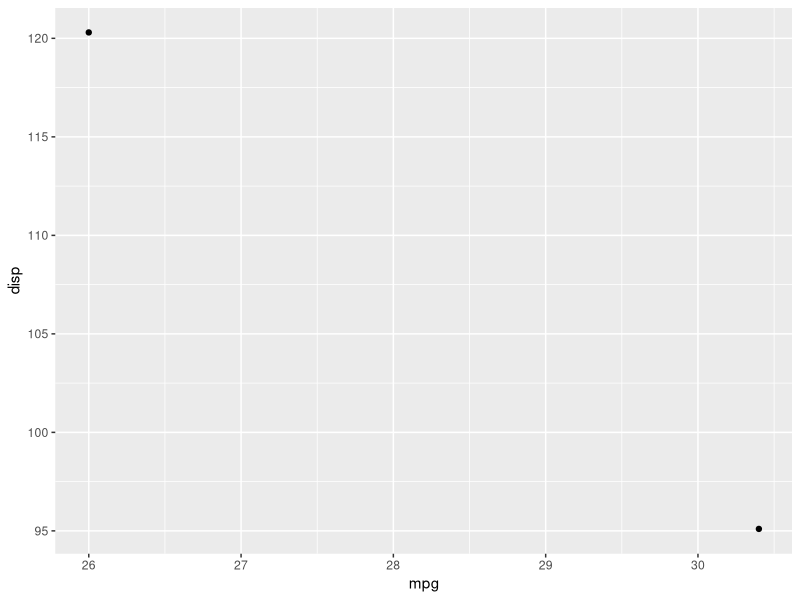

This figure's R source:
x <- c(2.1, 4.2, 3.3, 5.4)
x [c(3,1)]

x[order(x)]

x[c(1,1)]
x[c(2.1, 2.9)]

x[-1]
x[-2]

x[c(TRUE, TRUE, FALSE, FALSE)]
x[x > 3]

x[c(TRUE, FALSE)]
x[c(TRUE, TRUE, NA, FALSE)]

x[]
x[0]

x <- 1:5

x[c(1,2)] <- 2

x[-1] <- 4:1

x[c(TRUE, FALSE, NA)] <- 1

df <- data.frame(a = c(1, 10, NA))
df$a[df$a < 5] <-0

mtcars
mtcars[mtcars$gear == 5,]
mtcars[mtcars$gear == 5 & mtcars$cyl ==4,]

subset(mtcars, gear ==5)

subset(mtcars, cyl ==8)

library(tidyverse)
ggplot(data = subset(mtcars, gear == 5 & cyl == 4), 
       aes(x = mpg, y = disp))+
    geom_point()


df <- data.frame(x=1:3, y = 3:1, z = letters[1:3])

df
df$z <- NULL
df

df[c("x", "y")]
setdiff(names(df), "z")

